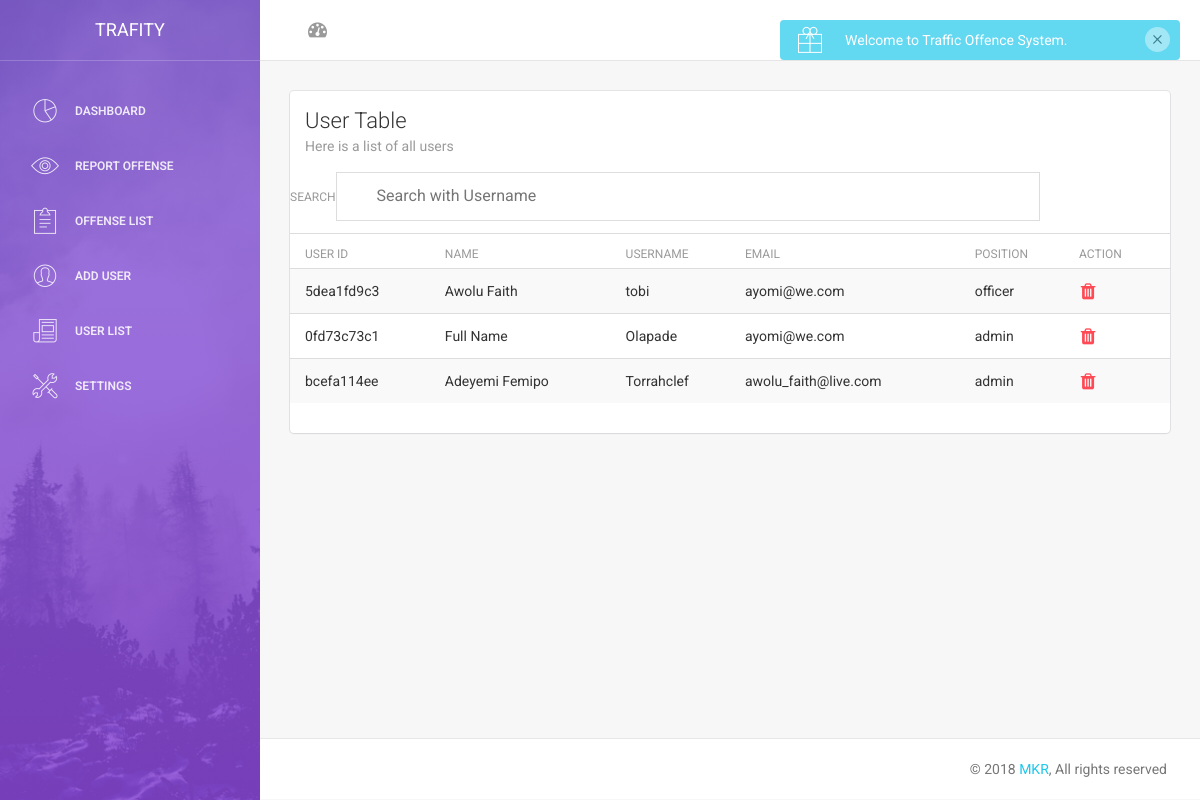
The page /view-users.php (signed in) on the database its author committed.
### tables this page shows
CREATE TABLE IF NOT EXISTS `site_settings` (
  `id` int(11) NOT NULL,
  `site_name` varchar(300) NOT NULL,
  `site_desc` varchar(2000) NOT NULL,
  `email` varchar(300) NOT NULL,
  `phone` varchar(300) NOT NULL,
  `address` varchar(500) NOT NULL,
  `city` varchar(300) NOT NULL,
  `country` varchar(300) NOT NULL
);

CREATE TABLE IF NOT EXISTS `user` (
  `id` int(11) NOT NULL,
  `user_id` varchar(200) NOT NULL,
  `name` varchar(500) NOT NULL,
  `username` varchar(300) NOT NULL,
  `pass` varchar(300) NOT NULL,
  `email` varchar(300) NOT NULL,
  `address` varchar(500) NOT NULL,
  `position` varchar(300) NOT NULL
);

### view-users.php (the view, shortened to what this page needs)
<?php include"sidebar.php"?>
        <div class="content">
            <div class="container-fluid">
                <div class="row">
                    <div class="col-md-12">
                        <div class="card">
                            <div class="header">
                                <h4 class="title">User Table</h4>
                                <p class="category">Here is a list of all users</p>
                            </div>
							<div class="content table-responsive table-full-width">
							<table class="table table-hover table-striped" id="myTable">
							 <label for="filter">Search</label> <input type="text" name="filter" value="" id="myInput" placeholder="Search with Username" onkeyup="myFunction()"/>
                                    <thead>
                                        <th>User ID</th>
                                    	<th>Name</th>
                                    	<th>Username</th>
                                    	<th>Email</th>
                                    	<th>Position</th>
										<th>Action</th>
                                    </thead>
                                   <tbody>
								   <?php
	$result = $db->prepare("SELECT * FROM user ORDER BY id DESC");
	$result->execute();
	for($i=0; $row = $result->fetch(); $i++){
                                       echo' <tr>';
                                        	echo'<td>'.$row['user_id'].'</td>';
                                        	echo'<td>'.$row['name'].'</td>';
                                        	echo'<td>'.$row['username'].'</td>';
                                        	echo'<td>'.$row['email'].'</td>';
                                        	echo'<td>'.$row['position'].'</td>';
											echo'<td><a  href="#" id="'.$row['id'].'" class="delbutton" title="Click to Delete the user"><i class="fa fa-trash fa-lg text-danger"></i></a></td>';
                                        	echo'</tr>';
	}?>
                                     </tbody>
                                </table>
                            </div>
                        </div>
                    </div>
                </div>
            </div>
        </div>
<?php include "footer.php"; ?>

### sidebar.php (shortened to what this page needs)
<?php
include('connect.php');
?>
<!doctype html>
<html lang="en">
<head>
<?php
	$result = $db->prepare("SELECT * FROM site_settings WHERE id=1");
	$result->execute();
	for($i=0; $row = $result->fetch(); $i++){
?>
    <link href="assets/css/bootstrap.min.css" rel="stylesheet" />
    <link href="assets/css/animate.min.css" rel="stylesheet"/>
    <link href="assets/css/light-bootstrap-dashboard.css?v=1.4.0" rel="stylesheet"/>
    <link href="assets/css/demo.css" rel="stylesheet" />
    <link href="http://maxcdn.bootstrapcdn.com/font-awesome/4.2.0/css/font-awesome.min.css" rel="stylesheet">
    <link href="assets/css/pe-icon-7-stroke.css" rel="stylesheet" />
</head>
<body>
<div class="wrapper">
    <div class="sidebar" data-color="purple" data-image="assets/img/sidebar-5.jpg">
    	<div class="sidebar-wrapper">
            <div class="logo">
                <a href="#" class="simple-text">
                    <?php echo $row['site_name']; ?>
                </a>
            </div>
<?php }?>
<?php
$position=$_SESSION['SESS_LAST_NAME'];
?>
<?php
if($position=='admin') {
?>
	  <ul class="nav">
                <li class="">
                    <a href="index.php">
                        <i class="pe-7s-graph"></i>
                        <p>Dashboard</p>
                    </a>
                </li>
				 <li>
                    <a href="report-offence.php">
                        <i class="pe-7s-look"></i>
                        <p>Report Offense</p>
                    </a>
                </li>
               <li>
                    <a href="view-offence.php">
                        <i class="pe-7s-note2"></i>
                        <p>Offense List</p>
                    </a>
                </li>
				<li>
                    <a href="add-user.php">
                        <i class="pe-7s-user"></i>
                        <p>Add User</p>
                    </a>
                </li>
                <li>
                    <a href="view-users.php">
                        <i class="pe-7s-news-paper"></i>
                        <p>User List</p>
                    </a>
                </li>
               <li>
                    <a href="site-settings.php">
                        <i class="pe-7s-tools"></i>
                        <p>Settings</p>
                    </a>
                </li>
			 </ul>
			 <?php
}
?>
    	</div>
    </div>
	 <div class="main-panel">
		<nav class="navbar navbar-default navbar-fixed">
            <div class="container-fluid">
                <div class="collapse navbar-collapse">
                    <ul class="nav navbar-nav navbar-left">
                        <li>
                            <a href="index.php" class="dropdown-toggle" data-toggle="dropdown">
                                <i class="fa fa-dashboard"></i>
                            </a>
                        </li>
                    </ul>
                    <ul class="nav navbar-nav navbar-right">
                        <li>
                           <a href="user.php">
                               <p>My Account</p>
                            </a>
                        </li>
                        <li>
                            <a href="logout.php">
                                <p>Log out</p>
                            </a>
                        </li>
                    </ul>
                </div>
            </div>
        </nav>

### footer.php (shortened to what this page needs)
   <footer class="footer">
            <div class="container-fluid">
                <p class="copyright pull-right">
                    &copy; <script>document.write(new Date().getFullYear())</script> <a href="#">MKR</a>, All rights reserved
                </p>
            </div>
        </footer>
    </div>
</div>
</body>
</html>

### rows shown on the page
site_settings: site_name "TRAFITY"
user: user "5dea1fd9c3", name "Awolu Faith", username "tobi", email "ayomi@we.com", position "officer"
user: user "0fd73c73c1", name "Full Name", username "Olapade", email "ayomi@we.com", position "admin"
user: user "bcefa114ee", name "Adeyemi Femipo", username "Torrahclef", email "awolu_faith@live.com", position "admin"
